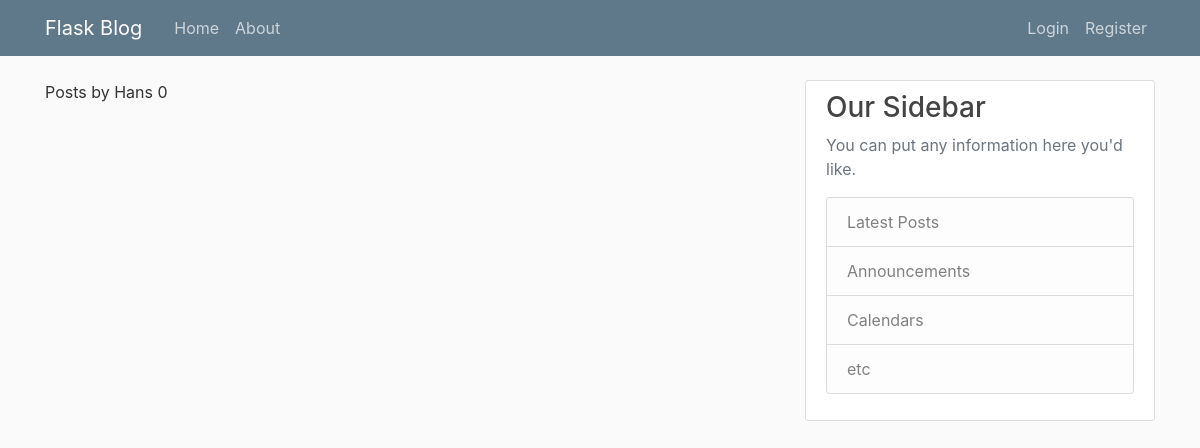
The app's page /user/Hans, older data.
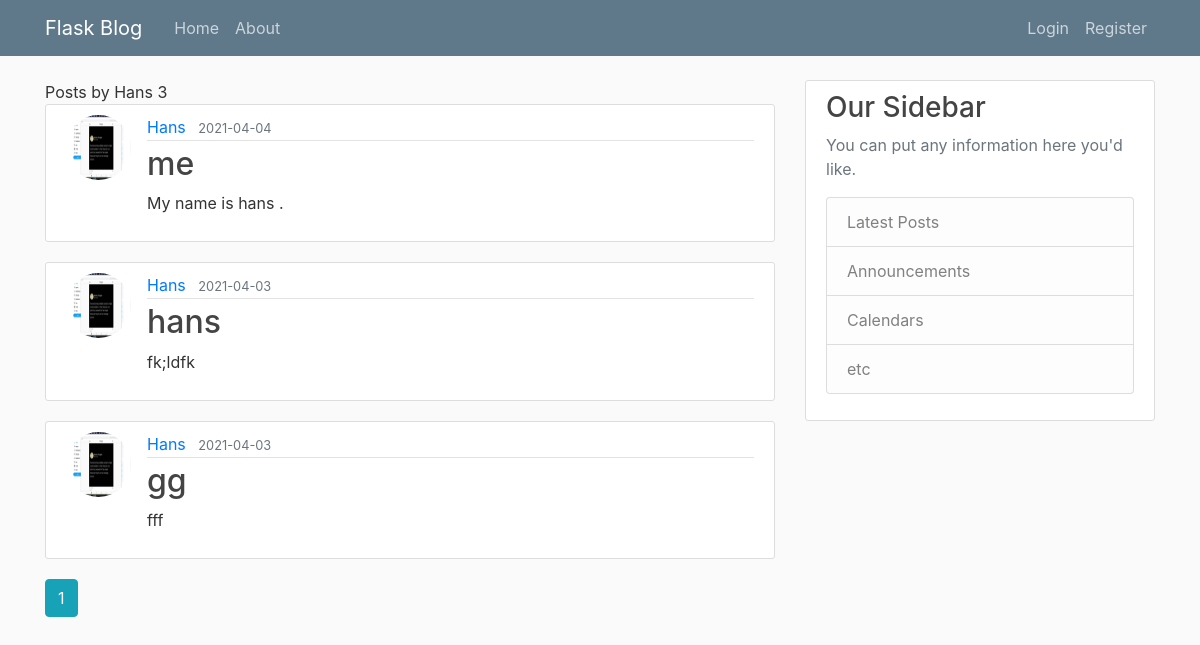
The same page, newer data.
### flaskblog/models.py (models this page shows, shortened)
class User(db.Model,UserMixin):  #class  User to take care of the user table
    id = db.Column(db.Integer, primary_key=True)
    username = db.Column(db.String(20), unique=True, nullable=False)
    email = db.Column(db.String(120), unique=True, nullable=False)
    image_file = db.Column(db.String(20), nullable=False, default='default.jpg')
    password = db.Column(db.String(60), nullable=False)
    posts = db.relationship('Post', backref='author', lazy=True)

class Post(db.Model):  #class Post to take care of the Post table
    id = db.Column(db.Integer, primary_key=True)
    title = db.Column(db.String(100), nullable=False)
    date_posted = db.Column(db.DateTime, nullable=False, default=datetime.utcnow)
    content = db.Column(db.Text, nullable=False)
    user_id = db.Column(db.Integer, db.ForeignKey('user.id'), nullable=False)

### flaskblog/routes.py (the view)
@app.route("/user/<string:username>")
def user_posts(username):
    page = request.args.get('page', 1, type=int)
    user = User.query.filter_by(username=username).first_or_404()
    posts = Post.query.filter_by(author=user)\
        .order_by(Post.date_posted.desc())\
        .paginate(page=page, per_page=5)
    return render_template('user_posts.html', posts=posts, user=user)

### flaskblog/templates/user_posts.html
{% extends "layout.html" %}
{% block content %}
    <Posts class = "mb-3">Posts by {{ user.username }} {{ posts.total }}</h1>
    {% for post in posts.items %}
        <article class="media content-section">
          <img class="rounded-circle article-img" src="{{ url_for('static', filename='profile_pics/' + post.author.image_file) }}">
          <div class="media-body">
            <div class="article-metadata">
              <a class="mr-2" href="{{ url_for('user_posts', username=post.author.username) }}">{{ post.author.username }}</a>
              <small class="text-muted">{{ post.date_posted.strftime('%Y-%m-%d') }}</small>
            </div>
            <h2><a class="article-title" href="{{ url_for('post', post_id=post.id) }}">{{ post.title }}</a></h2>
            <p class="article-content">{{ post.content }}</p>
          </div>
        </article>
    {% endfor %}
    {% for page_num in posts.iter_pages(left_edge=1, right_edge=1, left_current=1, right_current=2) %}
        {% if page_num %}
            {% if posts.page == page_num %}
                <a class="btn btn-info mb-4" href="{{ url_for('user_posts', username=user.username,page=page_num) }}">{{page_num}}</a>
            {% else %}
            <a class="btn btn-outline-info mb-4" href="{{ url_for('user_posts',username=user.username,page=page_num) }}">{{page_num}}</a>
            {% endif%}
        {% else %}
        ...
        {% endif%}
    {% endfor %}
{% endblock content %}

### flaskblog/templates/layout.html (shortened to what this page needs)
<!DOCTYPE html>
<html>
<head>
    <link rel="stylesheet" href="https://maxcdn.bootstrapcdn.com/bootstrap/4.0.0/css/bootstrap.min.css">
    <link rel="stylesheet" type="text/css" href="{{ url_for('static', filename='main.css') }}">
</head>
<body>
    <header class="site-header">
      <nav class="navbar navbar-expand-md navbar-dark bg-steel fixed-top">
        <div class="container">
          <a class="navbar-brand mr-4" href="/">Flask Blog</a>
          <div class="collapse navbar-collapse" id="navbarToggle">
            <div class="navbar-nav mr-auto">
              <a class="nav-item nav-link" href="{{ url_for('home') }}">Home</a>
              <a class="nav-item nav-link" href="{{ url_for('about') }}">About</a>
            </div>
            <div class="navbar-nav">
              {% if current_user.is_authenticated %}
                <a class="nav-item nav-link" href="{{ url_for('new_post') }}">New Post</a>
                <a class="nav-item nav-link" href="{{ url_for('account') }}">Account</a>
                <a class="nav-item nav-link" href="{{ url_for('logout') }}">Logout</a>
              {% else %}
                <a class="nav-item nav-link" href="{{ url_for('login') }}">Login</a>
                <a class="nav-item nav-link" href="{{ url_for('register') }}">Register</a>
              {% endif %}
            </div>
          </div>
        </div>
      </nav>
    </header>
    <main role="main" class="container">
      <div class="row">
        <div class="col-md-8">
          {% block content %}{% endblock %}
        </div>
        <div class="col-md-4">
          <div class="content-section">
            <h3>Our Sidebar</h3>
            <p class='text-muted'>You can put any information here you'd like.
              <ul class="list-group">
                <li class="list-group-item list-group-item-light">Latest Posts</li>
                <li class="list-group-item list-group-item-light">Announcements</li>
                <li class="list-group-item list-group-item-light">Calendars</li>
                <li class="list-group-item list-group-item-light">etc</li>
              </ul>
            </p>
          </div>
        </div>
      </div>
    </main>
</body>
</html>

### flaskblog/static/main.css (style rules this page uses)
body { background: #fafafa; color: #333333; margin-top: 5rem; }
h1, h2, h3, h4, h5, h6 { color: #444444; }
.bg-steel { background-color: #5f788a; }
.site-header .navbar-nav .nav-link { color: #cbd5db; }
.content-section { background: #ffffff; padding: 10px 20px; border: 1px solid #dddddd; border-radius: 3px; margin-bottom: 20px; }
.article-title { color: #444444; }
.article-content { white-space: pre-line; }
.article-img { height: 65px; width: 65px; margin-right: 16px; }
.article-metadata { padding-bottom: 1px; margin-bottom: 4px; border-bottom: 1px solid #e3e3e3 }

Row changes from the older to the newer data that the page shows:
added Post: image_file (picture), author.username "Hans", date_posted "2021-04-04", title "me", content "My name is hans ."
added Post: image_file (picture), author.username "Hans", date_posted "2021-04-03", title "hans", content "fk;ldfk"
added Post: image_file (picture), author.username "Hans", date_posted "2021-04-03", title "gg", content "fff"
Text that changed along with them:
{{ posts.total }}: "0" → "3"
new list line: "1"
